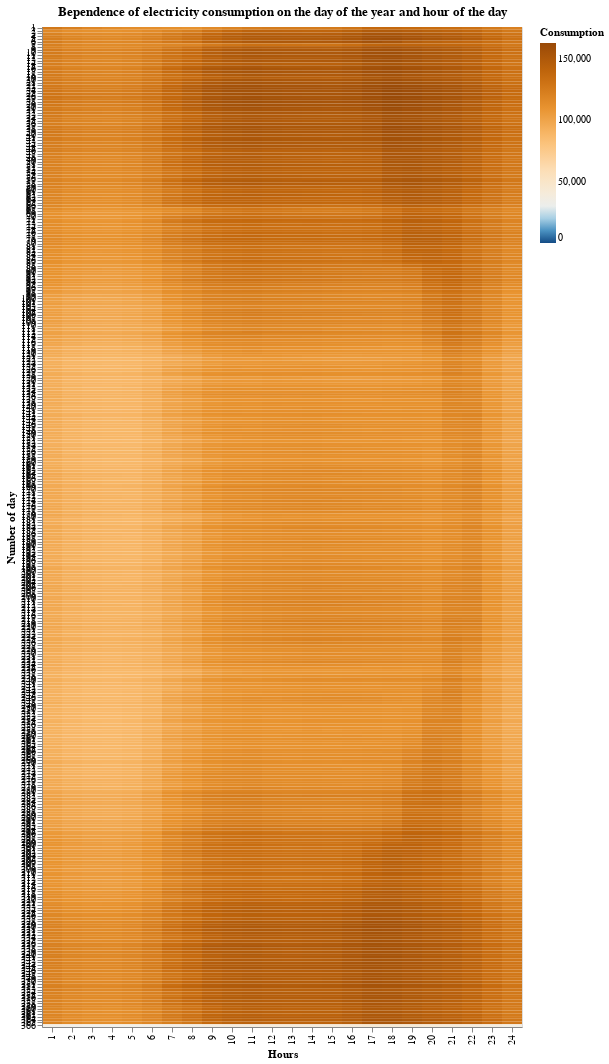

Write notebook code for a chart like this one.
### Code cell
alt.Chart(task2_df).mark_rect().encode(
    x = alt.X('Година:O', title='Hours'),
    y = alt.Y('Day:O', title='Number of day'),
    color = alt.Color('CONSUMPTION:Q',title='Consumption', scale = alt.Scale(scheme = 'blueorange',domainMid=0))
).properties(title=
             alt.TitleParams('Вependence of electricity consumption on the day of the year and hour of the day'),
             height=1000)

### Figure 1 — Vega-Lite specification as saved in the notebook (floating-point values rounded to 4 significant figures; data arrays with more than 128 entries replaced by an {"elided": "..."} marker saying what was removed)
{"config": {"view": {"continuousWidth": 400, "continuousHeight": 300}}, "data": {"name": "data-33e1b1ea2cf8d55b1da393c13d11bef3"}, "mark": "rect", "encoding": {"color": {"type": "quantitative", "field": "CONSUMPTION", "scale": {"domainMid": 0, "scheme": "blueorange"}, "title": "Consumption"}, "x": {"type": "ordinal", "field": "Година", "title": "Hours"}, "y": {"type": "ordinal", "field": "Day", "title": "Number of day"}}, "height": 1000, "title": {"text": "Вependence of electricity consumption on the day of the year and hour of the day"}, "$schema": "https://vega.github.io/schema/vega-lite/v4.8.1.json", "datasets": {"data-33e1b1ea2cf8d55b1da393c13d11bef3": {"elided": "8784 records"}}}
